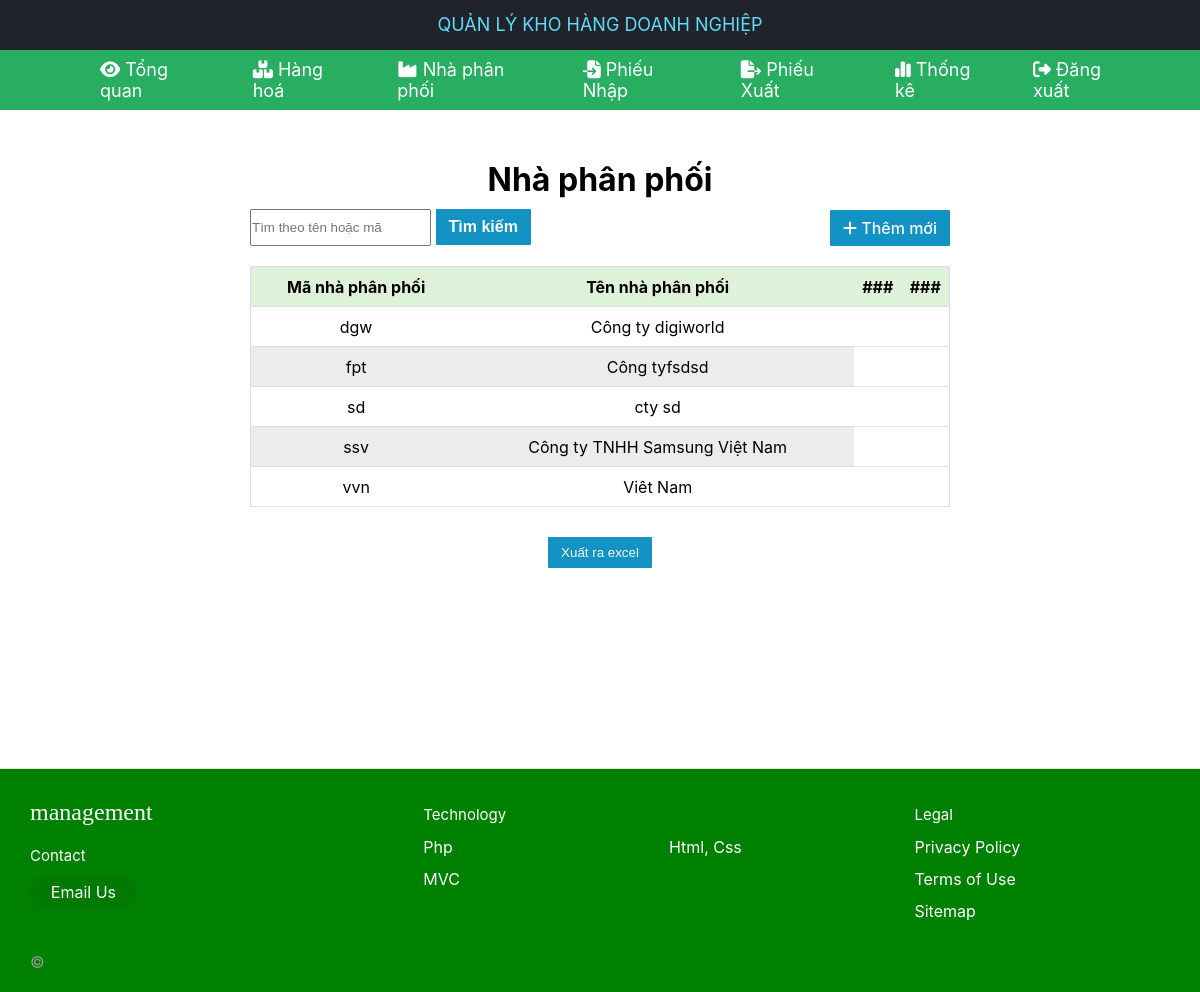
The page /71DCTT23_QuanLyKhoHang/NhaPhanPhoi (signed in) on the database its author committed.
### tables this page shows
CREATE TABLE `tblnhaphanphoi` (
  `Npp_ma` varchar(10) NOT NULL,
  `Npp_ten` text NOT NULL
);

### 71DCTT23_QuanLyKhoHang/mvc/core/Controller.php (called while the page is built, shortened)
<?php
class Controller{
    public function view($view, $data=[]){
        require_once "./mvc/views/".$view.".php";
    }
}
?>

### 71DCTT23_QuanLyKhoHang/mvc/core/Apps.php (called while the page is built, shortened)
<?php
    class App{
        protected $action="Show";
        function __construct(){
            $arr = $this->UrlHandle();
            if(file_exists("./mvc/controllers/".$arr[0].".php")){
                unset($arr[0]);
            }
            $this->params = $arr?array_values($arr):[];
            call_user_func_array([new $this->controllers, $this->action] , $this->params);
        }
        function UrlHandle(){
            if(isset($_GET["url"])){
                return explode("/",filter_var(trim($_GET["url"],"/")));
            }
        }
    }
?>

### 71DCTT23_QuanLyKhoHang/index.php (called while the page is built, shortened)
<?php
$myApp = new App();
?>

### 71DCTT23_QuanLyKhoHang/mvc/core/DB.php (called while the page is built, shortened)
<?php
    class DB{
        protected $servername = "localhost";
        protected $username = "root";
        protected $password = "";
        protected $dbname = "db_quanlykho";
        function __construct(){
            $this->con = mysqli_connect($this->servername,$this->username,$this->password,$this->dbname);
        }
    }
?>

### 71DCTT23_QuanLyKhoHang/mvc/models/NhaPhanPhoiModel.php (called while the page is built, shortened)
<?php
class NhaPhanPhoiModel extends DB{
    public function NhaPhanPhoi_Show(){
        $sql = "SELECT * FROM tblNhaPhanPhoi";
        $kq = mysqli_query($this->con,$sql);
        return $kq;
    }
}
?>

### 71DCTT23_QuanLyKhoHang/mvc/views/pages/NhaPhanPhoiView.php (the view, shortened to what this page needs)
<!DOCTYPE html>
<html lang="en">
<head>
</head>
<body style="margin-top:160px ;">
    <div class="container">
        <div class="content">
         <center>
            <h1> Nhà phân phối </h1>
             <form action="http://localhost/71DCTT23_QuanLyKhoHang/NhaPhanPhoi/TimKiemNhaPhanPhoi" method="POST">
            <div style="text-align: center; display: flex; justify-content: space-between; align-items: center; width:700px;">
                <div class="timkiem">
                    <input type="text" name="search" placeholder="Tìm theo tên hoặc mã">
                    <input type="submit" name="search-btn" value="Tìm kiếm">
                </div>
                <div class="btn">
                    <a class="add" href="http://localhost/71DCTT23_QuanLyKhoHang/NhaPhanPhoi/Them_NhaPhanPhoi" style="text-align: center; " ><i class="fa-solid fa-plus"></i> Thêm mới</a>
                </div>
            </div>
         <?php
                if(isset($_POST["search"]))
                {
                    $search = $_POST["search"];
                    ?>
                    <table border="1" style="background-color: #fff;">
                        <tr bgcolor="#fff" style="color:#000; font-weight:bold;">
                            <td>Mã nhà phân phối</td>
                            <td>Tên nhà phân phối</td>
                            <td>###</td>
                            <td>###</td>
                        </tr>
                <?php
                    $count = mysqli_num_rows($data["ketqua"]);
                    if($count > 0)
                    {
                        while($row = mysqli_fetch_assoc($data["ketqua"]))
                        {
                            ?>
                        <tr>
                        <td><?php echo $row['Npp_ma'];?></td>
                        <td><?php echo $row['Npp_ten'];?></td>
                        <?php
                        if($_SESSION['role']==1){ ?>
                        <td><a class='btn-sua' href='http://localhost//71DCTT23_QuanLyKhoHang/NhaPhanPhoi/Sua_NhaPhanPhoi/<?php echo $row["Npp_ma"]; ?>'><i class='fa-solid fa-pen'></i> Sửa </a></td>
                        <td><a class='btn-xoa' href='http://localhost/71DCTT23_QuanLyKhoHang/NhaPhanPhoi/Xoa_NhaPhanPhoi/<?php echo $row["Npp_ma"]; ?>' OnClick ="return confirm('Bạn có muốn xoá không')"><i class='fa-solid fa-trash'></i> Xoá </a></td>
                        <?php } ?>
                        </tr>
                      <?php  }
                            echo "<div style='text-align: center;'>";
                            echo "Tìm thấy ".$count." kết quả với từ khóa <b>$search</b> ";
                            echo "<a href='http://localhost//71DCTT23_QuanLyKhoHang/NhaPhanPhoi' style='color: red' >Home</a>";
                            echo "</div>";
                    }
                    else
                    {
                        echo "<div style='text-align: center;'>";
                        echo "Không tìm thấy kết quả nào với từ khóa <b>$search</b> ";
                        echo "<a href='http://localhost//71DCTT23_QuanLyKhoHang/NhaPhanPhoi' style='color: red' >Home</a>";
                        echo "</div>";
                    }?>
     </table>
              <?php
                }
                else
                {
                    ?>
                    <table border="1" style="background-color: #fff;">
                <tr bgcolor="#fff" style="color:#000; font-weight:bold;">
                    <td>Mã nhà phân phối</td>
                    <td>Tên nhà phân phối</td>
                    <td>###</td>
                    <td>###</td>
                </tr>
                <?php
                    while($row = mysqli_fetch_array($data["result"]))
                    { ?>
                         <tr>
                        <td><?php echo $row['Npp_ma'];?></td>
                        <td><?php echo $row['Npp_ten'];?></td>
                    </tr>
                  <?php  }
                ?>
            </table>
            <?php    }
           ?>
           </form>
           <input class="add" type="button" style="text-align: center; border: none; " onclick="tableToExcel('Content_ID')" value="Xuất ra excel">
         </center>
</body>
</html>

### 71DCTT23_QuanLyKhoHang/public/css/TrangChu.css (style rules this page uses)
* { padding: 0; margin: 0; box-sizing: border-box; }
:root { --white: #fff; }
html { font-family: -apple-system, BlinkMacSystemFont, Segoe UI, Roboto, Oxygen, Ubuntu, Cantarell, Fira Sans, Droid Sans, Helvetica Neue, sans-serif; }
a { text-decoration: none; }
table { padding: 0; border: none; border-collapse: collapse; border: 0.1px solid #ddd; width: 700px; margin: 20px; }
table td { text-align: center; padding: 0; border: none ; border-collapse: collapse; }
tr { height:40px; border-bottom: solid 0.1px #dedede ; }
tr:nth-child(odd) { background: #ececec; }
tr:nth-child(1) { background:#def2d9 }
.add { display: inline-block; margin-top: 10px; padding: 8px 13px; background-color: #1293c3; border-radius: 1px; color: #f7f9ff; font-weight: 500; text-decoration: none; }
.timkiem>input[name="search"] { margin-top: 10px; height: 37px; }
.timkiem>input[name="search-btn"] { margin-top: 10px; border: none; padding: 9px 13px; background-color: #1293c3; border-radius: 1px; color: #f7f9ff; font-weight: 600; font-size: 16px; cursor: pointer; }

### 71DCTT23_QuanLyKhoHang/mvc/views/TrangChu.php (style rules this page uses)
*, *:before, *:after { box-sizing: border-box; }
a { color: white; }

### rows shown on the page
tblnhaphanphoi: Npp_ma "dgw", Npp_ten "Công ty digiworld"
tblnhaphanphoi: Npp_ma "fpt", Npp_ten "Công tyfsdsd"
tblnhaphanphoi: Npp_ma "sd", Npp_ten "cty sd"
tblnhaphanphoi: Npp_ma "ssv", Npp_ten "Công ty TNHH Samsung Việt Nam"
tblnhaphanphoi: Npp_ma "vvn", Npp_ten "Viêt Nam"
